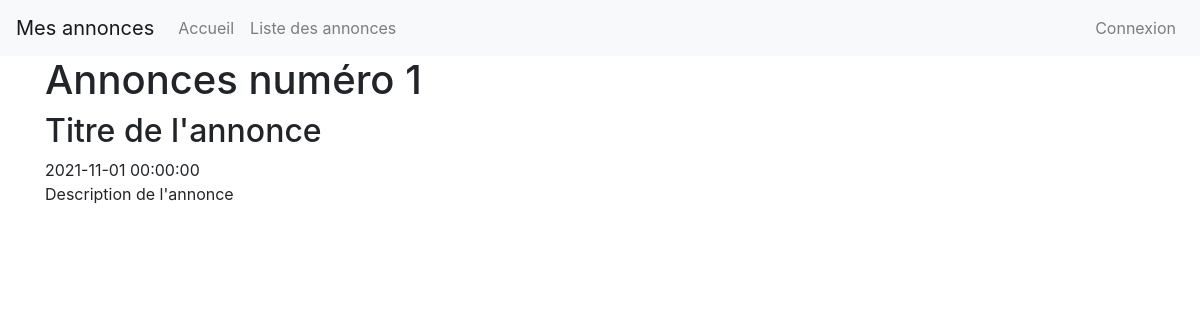
/annonces/lire/1, run on the app's committed database.
### tables this page shows
CREATE TABLE `annonces` (
  `id` int(11) NOT NULL,
  `users_id` int(11) NOT NULL,
  `titre` varchar(255) NOT NULL,
  `description` longtext NOT NULL,
  `created_at` datetime NOT NULL DEFAULT CURRENT_TIMESTAMP,
  `actif` tinyint(1) NOT NULL DEFAULT '0'
);

### Controllers/Controller.php (called while the page is built, shortened)
<?php
abstract class Controller
{
    public function render(string $file, array $data = [], string $template = 'default')
    {
        extract($data);
        require_once ROOT . '/Views/'. $file .'.php';
    }
}

### Controllers/AnnoncesController.php (called while the page is built, shortened)
<?php
class AnnoncesController extends Controller
{
    public function lire(int $id)
    {
        $annonce = (new AnnoncesModel)->find($id);
        $this->render('annonces/lire', compact('annonce'));
    }
}

### public/index.php (called while the page is built, shortened)
<?php
require_once ROOT.'/Autoloader.php';
$app = new Main;
$app->start();

### Autoloader.php (called while the page is built, shortened)
<?php
class Autoloader
{
    static function autoload($class)
    {
        $class= str_replace(__NAMESPACE__ . '\\', '', $class);
        $class= str_replace('\\', '/', $class);
        $fichier= __DIR__ . '/' . $class . '.php';
    }
}

### Models/AnnoncesModel.php (called while the page is built, shortened)
<?php
class AnnoncesModel extends Model
{
    public function __construct()
    {
        $this->table = 'annonces';
    }
}

### Core/Db.php (called while the page is built, shortened)
<?php
class Db extends PDO
{
    private static $instance;
    private function __construct()
    {
        $_dsn = 'mysql:dbname=' . self::DB_NAME . ';host=' . self::DB_HOST;
    }
    public static function getInstance(): self
    {
        if(self::$instance === null){
            self::$instance = new self();
        }
        return self::$instance;
    }
}

### Models/Model.php (called while the page is built, shortened)
<?php
Class Model extends Db
{
    protected $table;
    public function find(int $id)
    {
        return $this->requete("SELECT * FROM {$this->table} WHERE id = $id")->fetch();
    }
    public function requete(string $sql, array $attributs = null)
    {
        $this->db = Db::getInstance();
        if ($attributs !== null) {
            $query = $this->db->prepare($sql);
            $query->execute($attributs);
            return $query;
        } else {
            return $this->db->query($sql);
        }
    }
}

### Views/annonces/lire.php (the view)
<h1>Annonces numéro <?= $annonce->id ?></h1>
<article>
    <h2><?= $annonce->titre ?></h2>
    <div><?= $annonce->created_at ?></div>
    <div><?= $annonce->description ?></div>
</article>

### data on the page
annonces: id "1", titre "Titre de l'annonce", created_at "2021-11-01 00:00:00", description "Description de l'annonce"
